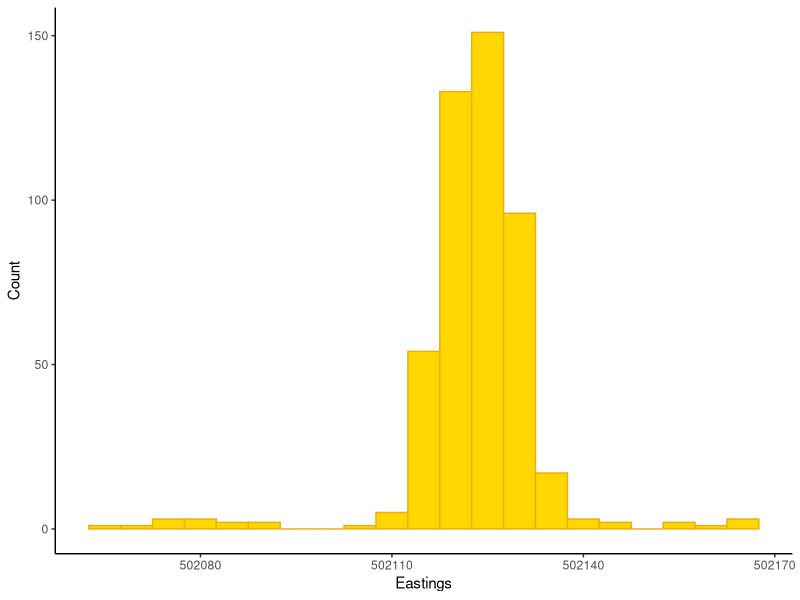
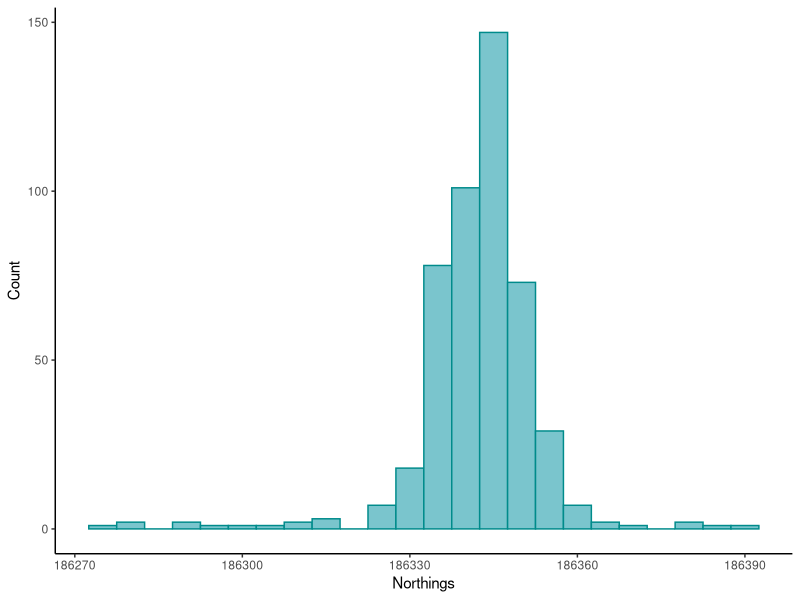
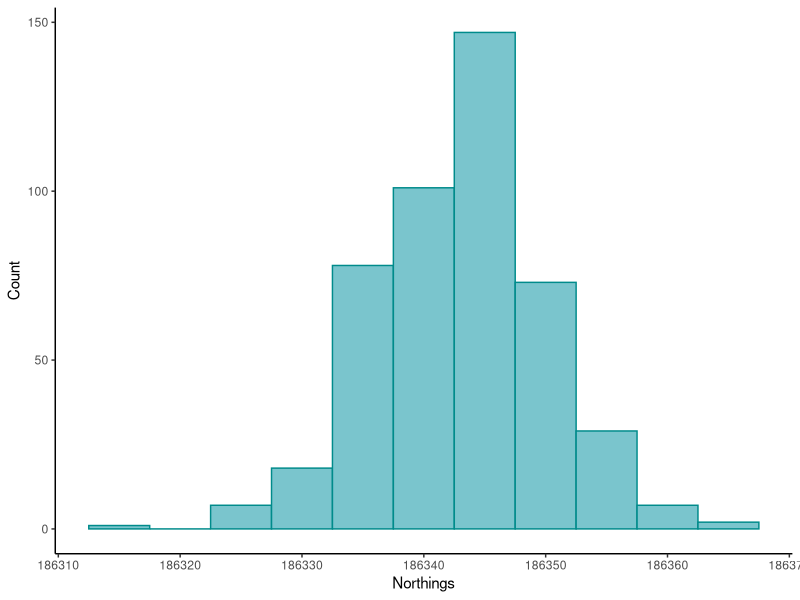
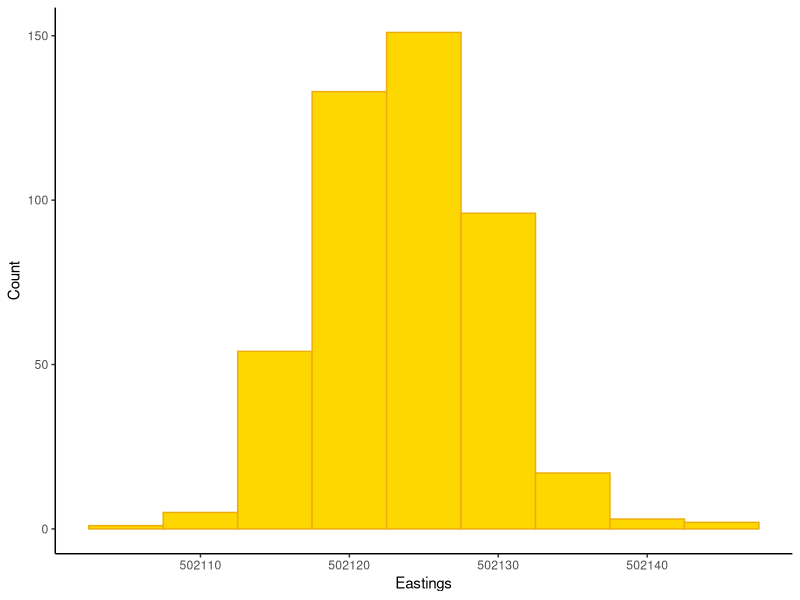
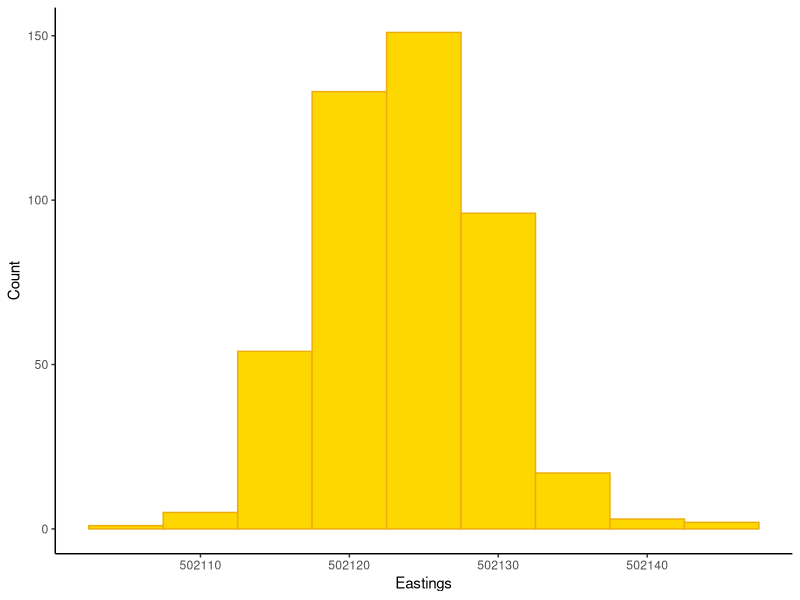

Generate these figures, in order, with R: (Note: this script raises an error after producing the figures.)
# COURSEWORK 1 - ANALYTICAL AND NUMERICAL METHODS - WORKSHEET
# Author: Alessandra Cianfanelli

## Libraries----
library(tidyverse)  # for data wrangling
library(ggthemes)   # for a mapping theme
library(plotrix) # for the standard error 

# checking the wd 
getwd()

## Importing the data----
my_data <- read.csv("Analytical and numerical methods/coursework 1/my_data_aanm_c1.csv")
str(my_data) #Checking for what type of variables are in the dataset 

## Splitting the datasets----

# Here i am splitting the dataset into northings and eastings - 
  # - as these are treated as independent from eachother for the purpose of this excercise 

# Northings: 
northings <- my_data %>% 
  dplyr::select(- E..m.) %>% 
  rename(Time_s = Time..s., N_m =N..m.)

# Eastings: 
eastings <- my_data %>% 
  dplyr::select(- N..m.) %>% 
  rename(Time_s = Time..s., E_m =E..m.)

## Finding initial mean and standard error----
  # NB: as we remove outliers the mean and standard error will- 
  #-change but this is the starting point

options(digits = 10)

#EAST: 
mean(eastings$E_m) # Initial mean: 502123.0578
sd(eastings$E_m) #Initial standard deviation: 9.9507
  #NB: the sd() function is computed by calculating the square root of -
    # - the variance (which is calculated using with the var function and  n-1 as the denominator) 

mean(northings$N_m) #Initial mean: 186342.2976
sd(northings$N_m) #Initial standard deviation: 10.9642

# Histogram of initial distribution----

(dist_east <- ggplot(eastings, aes(x = E_m)) + 
    geom_histogram(binwidth = 5, colour = "#EEAD0E", fill = "gold") + 
   theme_classic() +
    xlab("Eastings") + 
    ylab("Count"))

#ggsave(dist_east, file = "Analytical and numerical methods/coursework 1/initial_E_dist.png", height = 4, width = 6)

(dist_north <- ggplot(northings, aes(x = N_m)) +
    geom_histogram(binwidth = 5, colour = "#008B8B", 
                   fill = "#7AC5CD") + 
    theme_classic() +
    xlab("Northings") + 
    ylab("Count"))

#ggsave(dist_north, file = "Analytical and numerical methods/coursework 1/initial_N_dist.png", height = 4, width = 6)


# They both have normal distribution, which was already known, 
  # but it is also possible to see lots of values towards the tails of the function 

## Calculating the z-score of all values and removing outliers----

# NORTH: 
north_comp <- northings %>% 
  mutate(zscore = (N_m - mean(N_m))/sd(N_m)) %>% 
  filter(zscore <= 2.5758) %>% 
  filter(zscore >= -2.5758) 

#NB: 2.5758 is the critical value for removal fora 99% confidence two-tailed test, 
  # this was found using excel (refer to spreadsheet)

# Observation count northings afrer outlier removal: 463 

(dist_north2 <- ggplot(north_comp, aes(x = N_m)) +
    geom_histogram(binwidth = 5, colour = "#008B8B", 
                   fill = "#7AC5CD") + 
    theme_classic() +
    xlab("Northings") + 
    ylab("Count"))

#ggsave(dist_north2, file = "Analytical and numerical methods/coursework 1/N_distribution_after.png", height = 4, width = 6)

# From the histogram of distribution we can see that a lot of the values -
  #- that were at the end of the tail previously have now been removed 

# EAST: 

east_comp <- eastings %>% 
  mutate(zscore = (E_m - mean(E_m))/sd(E_m)) %>% 
  filter(zscore <= 2.5758) %>% 
  filter(zscore >= -2.5758)

# Observation count eastings afrer outlier removal: 462

(dist_east2 <- ggplot(east_comp, aes(x = E_m)) +
    geom_histogram(binwidth = 5, colour = "#EEAD0E", fill = "gold") + 
    theme_classic() +
    xlab("Eastings") + 
    ylab("Count")) 

ggsave(dist_east2, file = "Analytical and numerical methods/coursework 1/E_distribution_after.png", height = 4, width = 6)

# Similar to above, the curve is now much more centered without
  # a lot of the noise towards the end of the tails 

## Final Summary----

options(digits = 10) #making sure I have enough decimal places (4 to reflect the original dataset)

#NORTH: 
mean(north_comp$N_m) # value: 186343.0604
sd(north_comp$N_m) #standard deviation: 6.9732 

#EAST: 
mean(east_comp$E_m) # value: 502123.7236 
sd(east_comp$E_m, digits = decimal_length) #standard deviation: 5.5803
